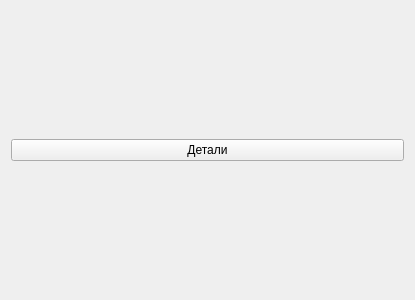
<?xml version="1.0" encoding="UTF-8"?>
<ui version="4.0">
 <class>DeviceInfo</class>
 <widget class="QWidget" name="DeviceInfo">
  <property name="geometry">
   <rect>
    <x>0</x>
    <y>0</y>
    <width>415</width>
    <height>300</height>
   </rect>
  </property>
  <property name="sizePolicy">
   <sizepolicy hsizetype="Minimum" vsizetype="Minimum">
    <horstretch>0</horstretch>
    <verstretch>0</verstretch>
   </sizepolicy>
  </property>
  <property name="windowTitle">
   <string>Form</string>
  </property>
  <layout class="QVBoxLayout" name="verticalLayout">
   <item>
    <layout class="QVBoxLayout" name="dataLayout"/>
   </item>
   <item>
    <widget class="QPushButton" name="detailBtn">
     <property name="text">
      <string>Детали</string>
     </property>
    </widget>
   </item>
  </layout>
 </widget>
 <resources/>
 <connections/>
</ui>
